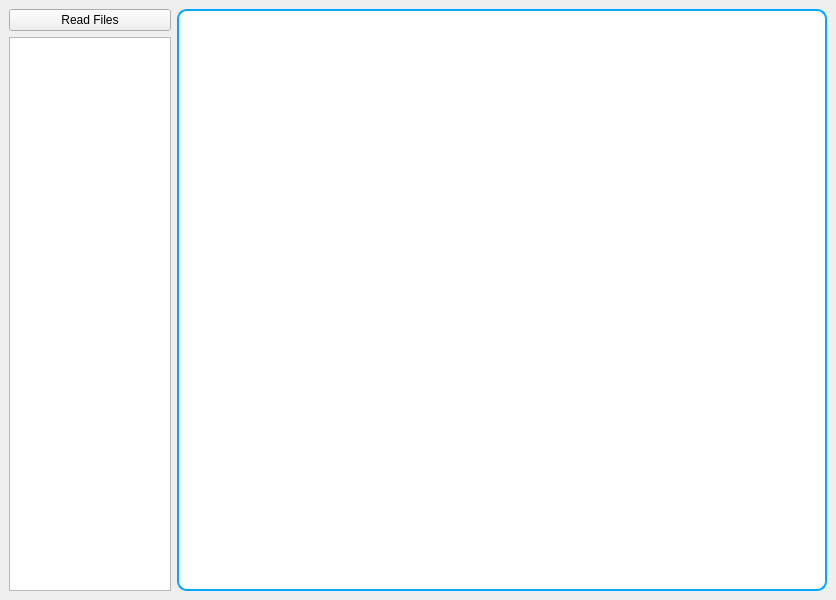
<?xml version="1.0" encoding="UTF-8"?>
<ui version="4.0">
 <class>MainWindow</class>
 <widget class="QMainWindow" name="MainWindow">
  <property name="geometry">
   <rect>
    <x>0</x>
    <y>0</y>
    <width>836</width>
    <height>600</height>
   </rect>
  </property>
  <property name="windowTitle">
   <string>MainWindow</string>
  </property>
  <widget class="QWidget" name="centralwidget">
   <layout class="QHBoxLayout" name="horizontalLayout" stretch="1,4">
    <item>
     <layout class="QVBoxLayout" name="verticalLayout">
      <item>
       <widget class="QPushButton" name="pushButton_readFile">
        <property name="text">
         <string>Read Files</string>
        </property>
       </widget>
      </item>
      <item>
       <widget class="QTreeWidget" name="treeWidget_filePolyline">
        <attribute name="headerVisible">
         <bool>false</bool>
        </attribute>
        <column>
         <property name="text">
          <string>1</string>
         </property>
        </column>
       </widget>
      </item>
     </layout>
    </item>
    <item>
     <widget class="PolylineWidget" name="widget" native="true">
      <property name="autoFillBackground">
       <bool>false</bool>
      </property>
      <property name="styleSheet">
       <string notr="true"> background-color:rgb(255,255,255); 
    border:2px solid rgb(6,168,255); 
    border-radius:10px;</string>
      </property>
     </widget>
    </item>
   </layout>
  </widget>
 </widget>
 <customwidgets>
  <customwidget>
   <class>PolylineWidget</class>
   <extends>QWidget</extends>
   <header location="global">polylinewidget.h</header>
   <container>1</container>
  </customwidget>
 </customwidgets>
 <resources/>
 <connections/>
</ui>
